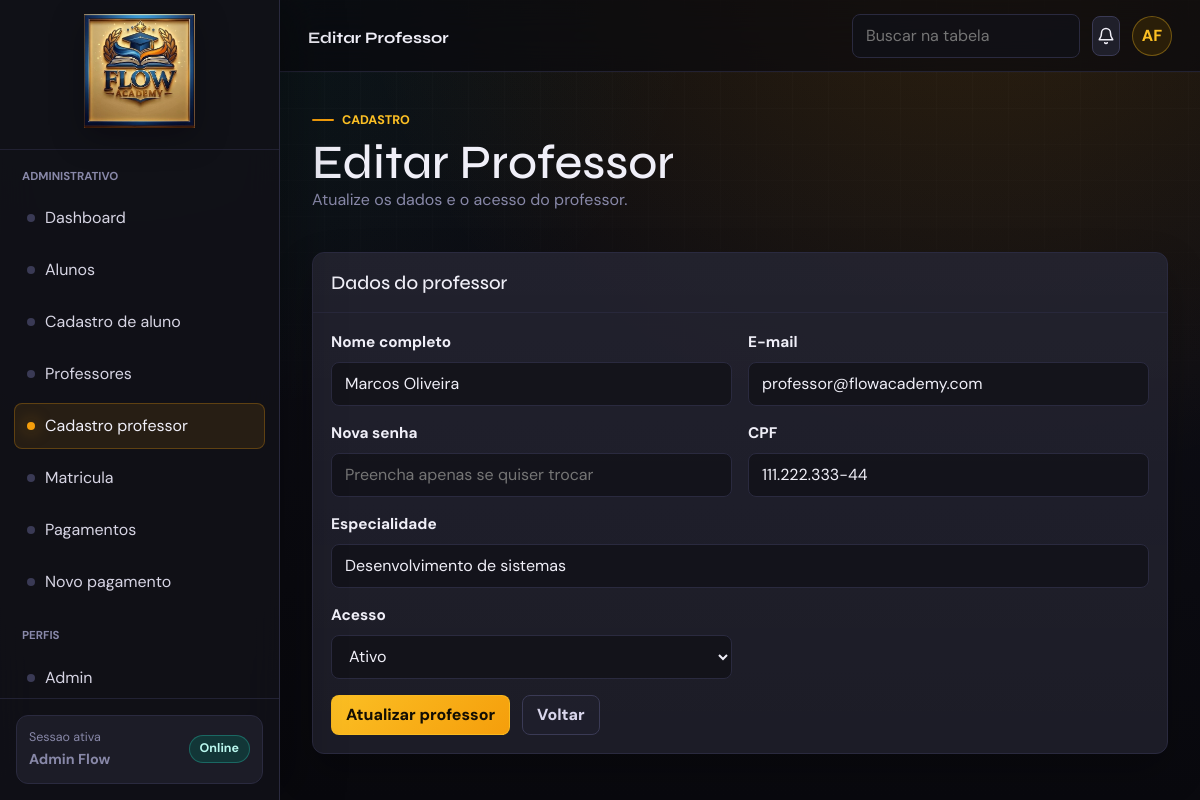
/web-php/pages/administrativo/professor_form.php?id=1 (signed in), run on the app's committed database.
### tables this page shows
CREATE TABLE `professores` (
  `id_professor` int(11) NOT NULL AUTO_INCREMENT,
  `id_usuario` int(11) NOT NULL,
  `cpf` varchar(14) NOT NULL,
  `especialidade` varchar(120) DEFAULT NULL,
  PRIMARY KEY (`id_professor`),
  UNIQUE KEY `id_usuario` (`id_usuario`),
  UNIQUE KEY `cpf` (`cpf`),
  CONSTRAINT `professores_ibfk_1` FOREIGN KEY (`id_usuario`) REFERENCES `usuarios` (`id_usuario`) ON DELETE CASCADE
);

CREATE TABLE `usuarios` (
  `id_usuario` int(11) NOT NULL AUTO_INCREMENT,
  `nome` varchar(150) NOT NULL,
  `email` varchar(150) NOT NULL,
  `senha_hash` varchar(255) NOT NULL,
  `perfil` enum('aluno','professor','coordenacao','administrativo','admin') NOT NULL,
  `status` enum('ativo','inativo') DEFAULT 'ativo',
  `ultimo_login` datetime DEFAULT NULL,
  `created_at` datetime DEFAULT current_timestamp(),
  PRIMARY KEY (`id_usuario`),
  UNIQUE KEY `email` (`email`)
);

### web-php/includes/funcoes.php (called while the page is built, shortened)
<?php
require_once __DIR__ . '/../config/config.php';
function e($valor)
{
    return htmlspecialchars((string) ($valor ?? ''), ENT_QUOTES, 'UTF-8');
}
function getValor($campo, $padrao = '')
{
    return trim((string) ($_GET[$campo] ?? $padrao));
}
function buscarUm($sql, array $parametros = [])
{
    global $pdo;
    $stmt = $pdo->prepare($sql);
    $stmt->execute($parametros);
    $resultado = $stmt->fetch();
    return $resultado ?: null;
}

### web-php/pages/administrativo/professor_form.php (the view, shortened to what this page needs)
<?php
require_once __DIR__ . '/../../includes/layout.php';
$idProfessor = (int) getValor('id', 0);
$modoEdicao = $idProfessor > 0;
$professor = null;
if ($modoEdicao) {
    $professor = buscarUm(
        'SELECT p.*, u.nome, u.email, u.status AS status_usuario
         FROM professores p
         JOIN usuarios u ON u.id_usuario = p.id_usuario
         WHERE p.id_professor = :id_professor',
        [':id_professor' => $idProfessor]
    );
}
$valores = [
    'nome' => $professor['nome'] ?? '',
    'email' => $professor['email'] ?? '',
    'cpf' => $professor['cpf'] ?? '',
    'especialidade' => $professor['especialidade'] ?? '',
    'status_usuario' => $professor['status_usuario'] ?? 'ativo',
];
?>
    <section class="panel">
      <div class="panel-header"><h2>Dados do professor</h2></div>
      <div class="panel-body">
        <form class="form-grid" method="post">
          <label class="field"><span>Nome completo</span><input class="control" name="nome" value="<?= e($valores['nome']) ?>" required></label>
          <label class="field"><span>E-mail</span><input class="control" type="email" name="email" value="<?= e($valores['email']) ?>" required></label>
          <label class="field"><span><?= $modoEdicao ? 'Nova senha' : 'Senha inicial' ?></span><input class="control" type="password" name="senha" <?= $modoEdicao ? 'placeholder="Preencha apenas se quiser trocar"' : 'required' ?>></label>
          <label class="field"><span>CPF</span><input class="control" name="cpf" data-mask="cpf" value="<?= e($valores['cpf']) ?>" required></label>
          <label class="field span-2"><span>Especialidade</span><input class="control" name="especialidade" value="<?= e($valores['especialidade']) ?>" placeholder="Ex.: Banco de dados"></label>
          <label class="field">
            <span>Acesso</span>
            <select class="select" name="status_usuario">
              <option value="ativo" <?= $valores['status_usuario'] === 'ativo' ? 'selected' : '' ?>>Ativo</option>
            </select>
          </label>
          <div class="actions span-2" style="justify-content:flex-start">
            <button class="btn primary" type="submit"><?= $modoEdicao ? 'Atualizar professor' : 'Salvar professor' ?></button>
            <a class="btn ghost" href="professores.php">Voltar</a>
          </div>
        </form>
      </div>
    </section>

### web-php/assets/css/main.css (style rules this page uses)
:root { --bg:#0a0a0f; --bg2:#111118; --surface:#1c1c28; --surface2:#242433; --border:#2a2a3f; --border2:#3a3a55; --text:#f0eff8; --muted:#8888a8; --accent:#f59e0b; --accent2:#fbbf24; --accent-pale:#2a1e08; --teal:#2dd4bf; --radius:12px; --sidebar:280px; --topbar:72px; --shadow:0 22px 55px rgba(0,0,0,.35); --bs-body-bg:var(--bg); --bs-body-color:var(--text); --bs-primary:var(--accent); --bs-border-color:var(--border); }
* { box-sizing:border-box; }
html { min-height:100%; scroll-behavior:smooth; }
body { min-height:100%; margin:0; color:var(--text); font-family:'DM Sans',system-ui,-apple-system,BlinkMacSystemFont,'Segoe UI',sans-serif; background: radial-gradient(ellipse at 82% -12%,rgba(245,158,11,.16),transparent 46%), radial-gradient(ellipse at 10% 0%,rgba(45,212,191,.08),transparent 38%), linear-gradient(180deg,#0a0a0f 0%,#0d0d14 46%,#09090e 100%); }
body::before { content:""; position:fixed; inset:0; pointer-events:none; background-image:linear-gradient(rgba(255,255,255,.025) 1px,transparent 1px),linear-gradient(90deg,rgba(255,255,255,.022) 1px,transparent 1px); background-size:36px 36px; mask-image:linear-gradient(to bottom,rgba(0,0,0,.72),transparent 74%); }
a { color:inherit; text-decoration:none; }
button,input,select,textarea { font:inherit; }
h1,h2,h3,.metric-value { font-family:'Syne',sans-serif; letter-spacing:0; }
.topbar-left,.topbar-right,.actions { display:flex; align-items:center; gap:12px; }
.actions { flex-wrap:wrap; justify-content:flex-end; }
h2 { margin:0; font-size:1.2rem; }
.main-content > .grid,.main-content > .panel,.main-content > .stack { margin-top:24px; }
.card,.panel,.empty-state { --bs-card-color:var(--text); --bs-card-bg:rgba(28,28,40,.88); color:var(--text)!important; border:1px solid var(--border); border-radius:var(--radius); background:linear-gradient(180deg,rgba(255,255,255,.035),rgba(255,255,255,.012)),rgba(28,28,40,.88); box-shadow:0 18px 42px rgba(0,0,0,.24); }
.panel { min-width:0; overflow:hidden; }
.panel-header { display:flex; align-items:center; justify-content:space-between; gap:14px; padding:18px; border-bottom:1px solid rgba(42,42,63,.82); }
.panel-body { padding:18px; }
.field { display:grid; gap:8px; }
.field span,.field label { color:#f0eff8; font-size:.96rem; font-weight:700; }
.control,.select,.textarea { width:100%; min-height:44px; border:1px solid var(--border); border-radius:8px; color:var(--text); outline:none; background:rgba(17,17,24,.78); transition:.2s ease; }
.control,.select { padding:0 13px; }
.form-grid { display:grid; grid-template-columns:repeat(2,minmax(0,1fr)); gap:16px; }
.form-grid .span-2 { grid-column:span 2; }
.btn,.icon-btn { display:inline-flex; min-height:40px; align-items:center; justify-content:center; gap:8px; border:1px solid var(--border2); border-radius:8px; color:var(--text); background:rgba(36,36,51,.78); font-weight:800; }
.btn { padding:0 14px; }
.btn.primary { color:#130e03; border-color:rgba(251,191,36,.7); background:linear-gradient(135deg,var(--accent2),var(--accent)); }
.btn.ghost { color:#d9d6ec; background:rgba(36,36,51,.36); }

### data on the page
professores: nome "Marcos Oliveira", email "professor@flowacademy.com", cpf "111.222.333-44", especialidade "Desenvolvimento de sistemas"
usuarios: status_usuario "Ativo"

### other printed values
$menuAtual['titulo'] "ADMINISTRATIVO"
$item['texto'] "Dashboard"
$item['texto'] "Alunos"
$item['texto'] "Cadastro de aluno"
$item['texto'] "Professores"
$item['texto'] "Cadastro professor"
$item['texto'] "Matricula"
$item['texto'] "Pagamentos"
$item['texto'] "Novo pagamento"
$menuPerfil['titulo'] "Admin"
$nome "Admin Flow"
$titulo "Editar Professor"
iniciais($nome) "AF"
$eyebrow "CADASTRO"
$texto "Atualize os dados e o acesso do professor."
